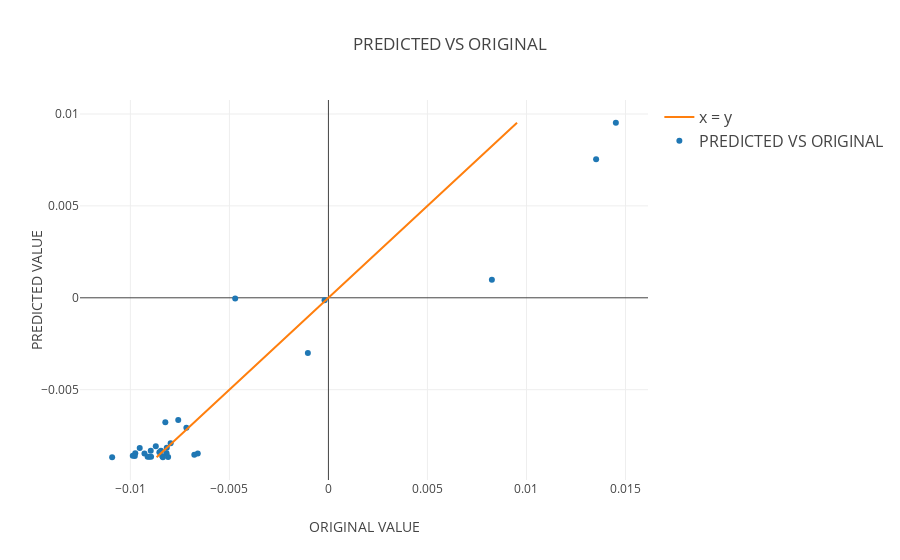

The cell this chart's notebook holds for it:
### Markdown cell above
## SCATTER PLOT FOR OLS ##

### Code cell
trace1 = go.Scatter(
    x=predict_ols,
    y= Y_test,
    mode='markers',
    name = 'PREDICTED VS ORIGINAL',
    line=dict(shape='linear')
)
trace2 = go.Scatter(
    x= Y_test,
    y= Y_test,
    mode='lines',
    name = 'x = y',
    line=dict(shape='linear')
)
data = [trace1, trace2]
layout = dict(
    title='PREDICTED VS ORIGINAL',
    yaxis = dict(
        title='PREDICTED VALUE'
    ),
    xaxis = dict(
        title='ORIGINAL VALUE'
    ),
    legend=dict(
        traceorder='reversed',
        font=dict(size=16)
    )
)
fig = dict(data=data, layout=layout)
plot.iplot(fig, filename='SCATTER PLOT FOR OLS')

### Figure 1 — Plotly figure (JSON) as saved in the notebook; plotly's stock layout.template omitted (floating-point values rounded to 4 significant figures)
{"data": [{"line": {"shape": "linear"}, "mode": "markers", "name": "PREDICTED VS ORIGINAL", "type": "scatter", "x": [-0.004709, -0.008235, -0.009753, -0.009044, -0.007967, -0.008717, -0.009529, -0.008174, -0.006597, -0.001039, -0.009289, -0.009129, -0.008972, -0.008456, 0.01451, -0.01092, -0.007172, 0.008254, -0.008095, -0.009778, -0.006772, -0.008536, -0.0001948, -0.008956, -0.00988, -0.008386, -0.007584, -0.008359, 0.01352, -0.008163], "y": [-4.452e-05, -0.006773, -0.008463, -0.008643, -0.007911, -0.008083, -0.008168, -0.008461, -0.00847, -0.003003, -0.008464, -0.008648, -0.008322, -0.008322, 0.009523, -0.008674, -0.007065, 0.0009858, -0.008664, -0.008611, -0.008539, -0.008405, -0.0001336, -0.008644, -0.008599, -0.008621, -0.006651, -0.008675, 0.007544, -0.00816]}, {"line": {"shape": "linear"}, "mode": "lines", "name": "x = y", "type": "scatter", "x": [-4.452e-05, -0.006773, -0.008463, -0.008643, -0.007911, -0.008083, -0.008168, -0.008461, -0.00847, -0.003003, -0.008464, -0.008648, -0.008322, -0.008322, 0.009523, -0.008674, -0.007065, 0.0009858, -0.008664, -0.008611, -0.008539, -0.008405, -0.0001336, -0.008644, -0.008599, -0.008621, -0.006651, -0.008675, 0.007544, -0.00816], "y": [-4.452e-05, -0.006773, -0.008463, -0.008643, -0.007911, -0.008083, -0.008168, -0.008461, -0.00847, -0.003003, -0.008464, -0.008648, -0.008322, -0.008322, 0.009523, -0.008674, -0.007065, 0.0009858, -0.008664, -0.008611, -0.008539, -0.008405, -0.0001336, -0.008644, -0.008599, -0.008621, -0.006651, -0.008675, 0.007544, -0.00816]}], "layout": {"legend": {"font": {"size": 16}, "traceorder": "reversed"}, "title": "PREDICTED VS ORIGINAL", "xaxis": {"title": "ORIGINAL VALUE"}, "yaxis": {"title": "PREDICTED VALUE"}}}
